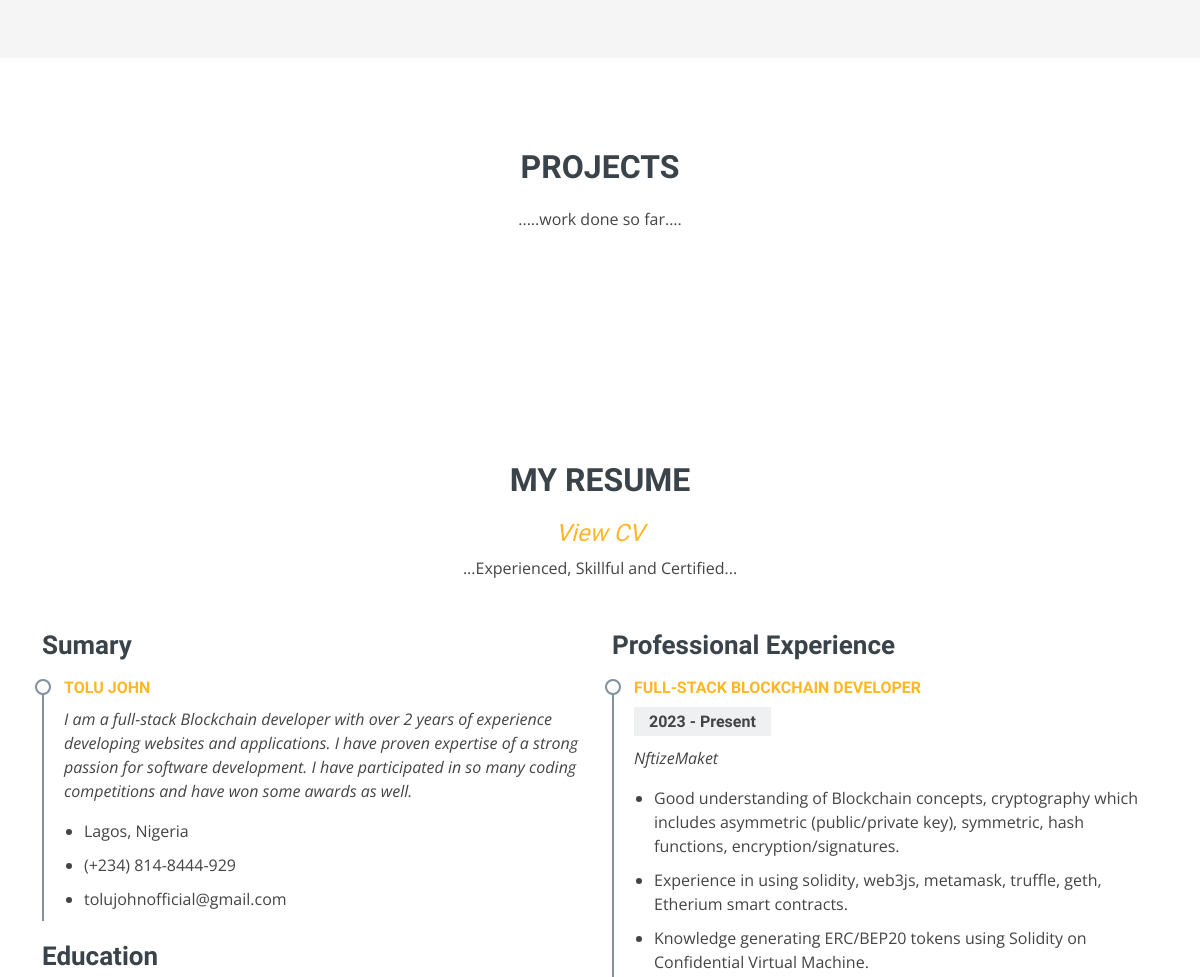
The app's page / (middle part), older data.
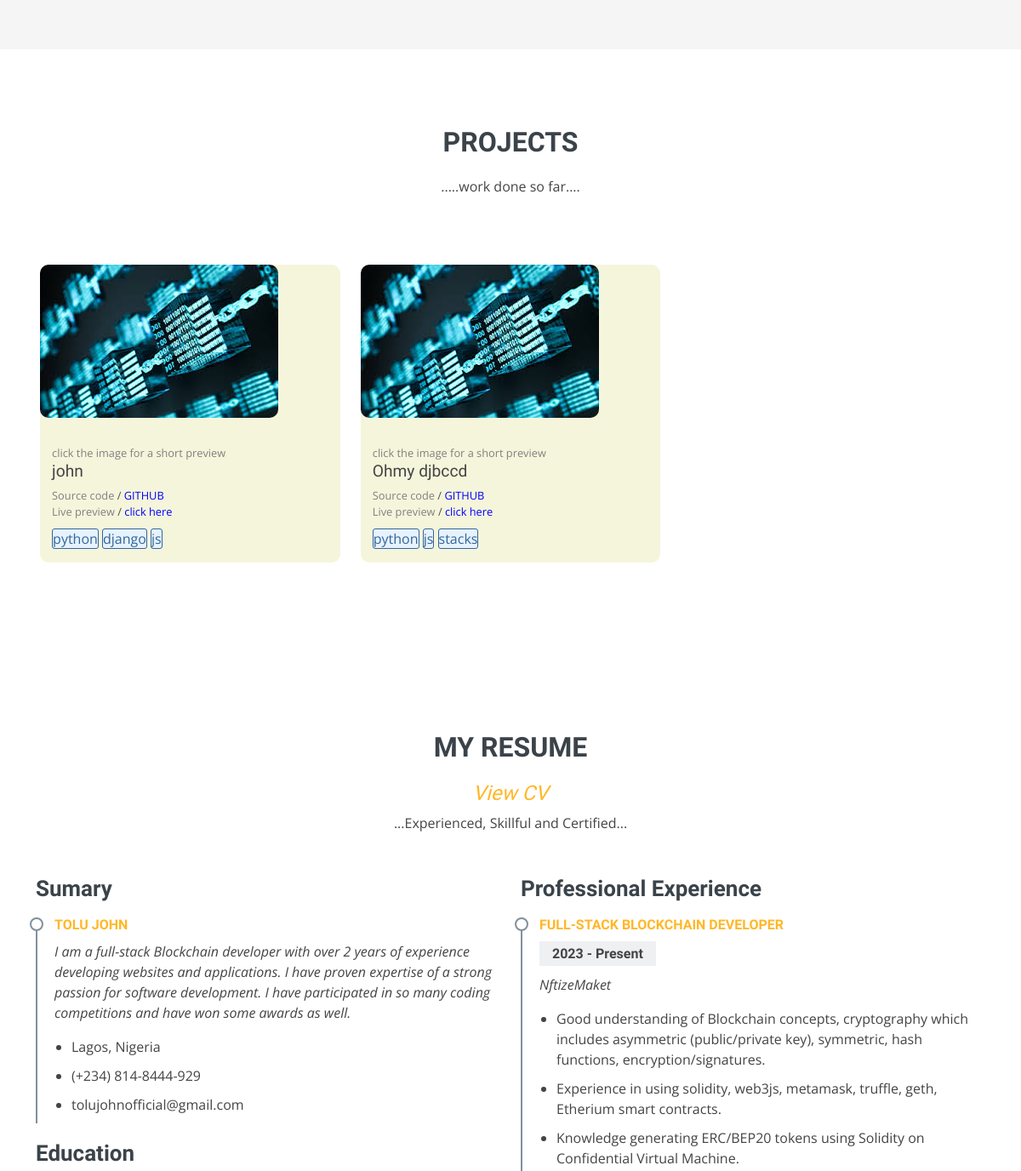
The same page, newer data.
### toluport/models.py (models this page shows, shortened)
class Project(models.Model):
    video_url = models.URLField()
    image = models.ImageField(upload_to='media')
    title = models.CharField(max_length=255)
    repo_url = models.URLField()
    live_url = models.URLField()
    stacks = models.CharField(max_length=255)

### toluport/views.py (the view)
# urls.py: path('', views.project_list, name='project_list'),
def project_list(request):
    projects = Project.objects.all()
    certificates = Certificate.objects.all()
    return render(request, 'index.html', {'projects': projects, 'certificates': certificates})

### toluport/templatetags/custom_tags.py (called while the page is built)
@register.filter
def split_tags(value):
    return value.split(",")

### toluport/templates/index.html (shortened to what this page needs)
{% load static %}
<!DOCTYPE html>
<html lang="en">
<head>
		<link href="{% static 'assets/vendor/bootstrap/css/bootstrap.min.css' %}" rel="stylesheet">
		<link href="{% static 'assets/vendor/bootstrap-icons/bootstrap-icons.css' %}" rel="stylesheet">
		<link href="{% static 'assets/vendor/boxicons/css/boxicons.min.css' %}" rel="stylesheet">
		<link href="{% static 'assets/vendor/glightbox/css/glightbox.min.css' %}" rel="stylesheet">
		<link href="{% static 'assets/vendor/swiper/swiper-bundle.min.css' %}" rel="stylesheet">
		<link href="{% static 'assets/css/style.css' %}" rel="stylesheet">
</head>
<body>
		<main id="main">
				<section id="about" class="about">
				</section>
				<section id="work" class="portfolio-mf sect-pt4 route">
						<div class="container">
								<div class="row">
										<div class="col-sm-12">
												<div class="section-title text-center">
														<h2 class="title-a">
																PROJECTS
														</h2>
														<p class="subtitle-a">
																.....work done so far....
														</p>
												</div>
										</div>
								</div>
								<div style="padding-left: 5px; padding-right: 5px; padding-top: 50px;"
										class="row">
										{% load custom_tags %}
{% for project in projects %}
<div class="col-md-4">
    <div class="work-box" style="background-color: beige; border-radius: 10px; border-color: goldenrod; border-width: 5px;">
        <a href="{{ project.video_url }}" data-gallery="portfolioGallery" class="portfolio-lightbox">
            <div class="work-img">
                <img src="{{ project.image.url }}" alt="" class="img-fluid" style="border-radius: 10px;">
            </div>
        </a>
        <div class="work-content">
            <div class="row">
                <div class="col-sm-8">
                    <div class="w-more">
                        <span class="w-ctegory">click the image for a short preview</span>
                    </div>
                    <h2 class="w-title">{{ project.title }}</h2>
                    <div class="w-more">
                        <span class="w-ctegory">Source code</span> / <span class="w-date"><a style="color: blue;" href="{{ project.repo_url }}" target="_blank">GITHUB</a></span>
                        <br>
                        <span class="w-ctegory">Live preview</span> / <span class="w-date"><a style="color: blue;" href="{{ project.live_url }}">click here</a></span>
                    </div>
                    <div class="w-tags" style="margin-top: 10px;">
                        {% for stack in project.stacks|split_tags %}
                        <span class="w-tag" style="background-color: #e6f2ff; color: #336699; border: 1px solid #336699; border-radius: 3px;">{{ stack }}</span>
                        {% endfor %}
                    </div>
                </div>
            </div>
        </div>
    </div>
</div>
{% endfor %}
								</div>
						</div>
				</section>
				<section id="resume" class="resume">
						<div class="container">
								<div class="section-title">
										<h2>My Resume <h4><i><a
																		href="https://docs.google.com/document/d/1pdISUpxApz1lr7GcNIRuaogtNPADG98_Fb5hORLMFRw/edit?usp=sharing"
																		target="_blank">View CV</a></i></h4>
										</h2>
										<p>...Experienced, Skillful and Certified...</p>
								</div>
								<div class="row">
										<div class="col-lg-6">
												<h3 class="resume-title">Sumary</h3>
												<div class="resume-item pb-0">
														<h4>Tolu john</h4>
														<p><em>I am a full-stack Blockchain developer with over 2 years of experience developing websites and applications. I have proven expertise of a strong passion for software development. I have participated in so many coding competitions and have won some awards as well.</em></p>
														<p>
														<ul>
																<li>Lagos, Nigeria</li>
																<li>(+234) 814-8444-929</li>
																<li>tolujohnofficial@gmail.com</li>
														</ul>
														</p>
												</div>
												<h3 class="resume-title">Education</h3>
										</div>
										<div class="col-lg-6">
												<h3 class="resume-title">Professional Experience</h3>
												<div class="resume-item">
														<h4>Full-stack Blockchain developer</h4>
														<h5>2023 - Present</h5>
														<p><em>NftizeMaket</em></p>
														<p>
														<ul>
																<li>Good understanding of Blockchain concepts, cryptography which includes asymmetric (public/private key), symmetric, hash functions, encryption/signatures.
																</li>
																<li>Experience in using solidity, web3js, metamask, truffle, geth, Etherium smart contracts.
																</li>
																<li>Knowledge generating ERC/BEP20 tokens using Solidity on Confidential Virtual Machine.
																</li>
														</ul>
														</p>
												</div>
										</div>
								</div>
						</div>
				</section>
		</main>
</body>
</html>

### mystaticfiles/assets/css/style.css (style rules this page uses)
body { font-family: "Open Sans", sans-serif; color: #444444; }
a { color: #ffb727; text-decoration: none; }
h1, h2, h3, h4, h5, h6 { font-family: "Raleway", sans-serif; }
section { padding: 60px 0; }
.section-title { text-align: center; padding: 30px 0; position: relative; }
.section-title h2 { font-size: 32px; font-weight: 700; text-transform: uppercase; margin-bottom: 20px; padding-bottom: 0; color: #3b434a; position: relative; z-index: 2; }
.section-title p { margin-bottom: 0; position: relative; z-index: 2; }
.about { background-color: whitesmoke; }
.resume .resume-title { font-size: 26px; font-weight: 700; margin-top: 20px; margin-bottom: 20px; color: #3b434a; }
.resume .resume-item { padding: 0 0 20px 20px; margin-top: -2px; border-left: 2px solid #82909c; position: relative; }
.resume .resume-item h4 { line-height: 18px; font-size: 16px; font-weight: 700; text-transform: uppercase; color: #ffb727; margin-bottom: 10px; }
.resume .resume-item h5 { font-size: 16px; background: #eef0f2; padding: 5px 15px; display: inline-block; font-weight: 600; margin-bottom: 10px; }
.resume .resume-item ul { padding-left: 20px; }
.resume .resume-item ul li { padding-bottom: 10px; }
.resume .resume-item::before { content: ""; position: absolute; width: 16px; height: 16px; border-radius: 50px; left: -9px; top: 0; background: #fff; border: 2px solid #82909c; }
.work-box { margin-bottom: 3rem; -webkit-backface-visibility: hidden; backface-visibility: hidden; background-color: #fff; }
.work-img { display: block; overflow: hidden; }
.work-img img { transition: all 1s; }
.work-content { padding: 2rem 3% 1rem 4%; }
.work-content .w-more { color: #4e4e4e; font-size: 0.8rem; }
.work-content .w-more .w-ctegory { color: grey; }
.w-title { font-size: 1.2rem; }

Row changes from the older to the newer data that the page shows:
added Project: image (picture), title "john", stacks "python" "django" "js"
added Project: image (picture), title "Ohmy djbccd", stacks "python" "js" "stacks"
